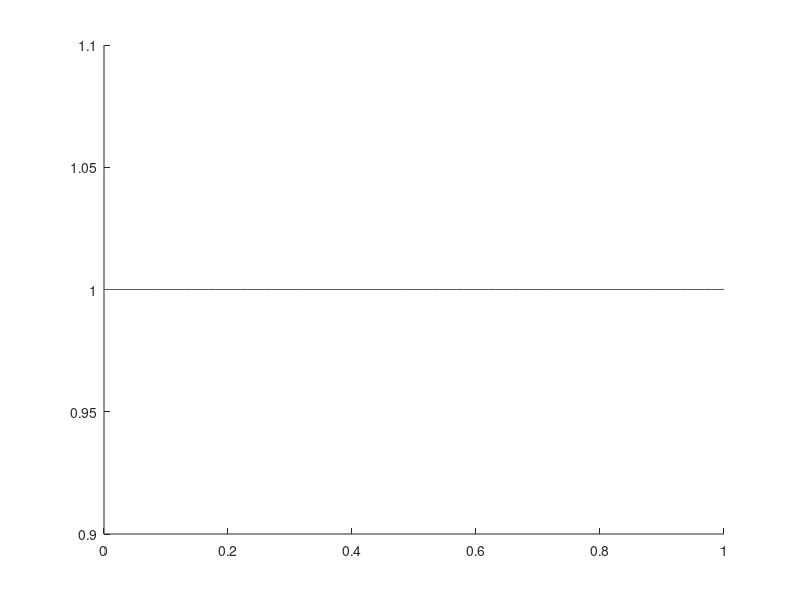

The MATLAB script that drew this image: (Note: this script raises an error after producing the figure.)
fa=6.042e9;
kb = 1.380649e-23;
Teff=20e-3;
h_p = 6.62607004e-34;
kappa=(6.7e6);
Delta=linspace(0,10e6,101);
fp=1.05;
mu_b=sqrt(fp^2-1);
dU=linspace(0,1,101);mu_b.*(Delta/kappa-mu_b).^2;
tau=20e-6;
Gamma=fa.*exp(-dU/coth((h_p*fa)/(kb*Teff)));
Psw=1-exp(-Gamma*tau);
ss=figure(135)
hold on
plot(dU,Psw)
%%
% fit_func0 = @(C,f)(1-exp(-tau.*C(1).*exp(-C(2).*f.^2/coth((h_p*fa)/(kb*Teff)))));
% 
%     opts = optimoptions('lsqcurvefit','Algorithm','trust-region-reflective');
%     opts.OptimalityTolerance=1e-10;
%     opts.MaxIterations=30000;
%     opts.FunctionTolerance=1e-10;
%     opts.StepTolerance=1e-10;
% %     ph=0;
%     x0 = [1e9;1e-9]; 
%     [CC,resnorm] = lsqcurvefit(fit_func0,x0,f,prob20mK.',[],[])
%     ss=figure(1235)
%     clf
%     plot(f,prob20mK);
%     hold on
%     plot(f,fit_func0(CC,f));
%% plotting Psw
clearvars Psw
Teff=[105e-3 240e-3 330e-3 410e-3 480e-3 550e-3 620e-3];%[125e-3 250e-3 320e-3 390e-3 460e-3 520e-3 580e-3];
C1=1;
C2=0.1e6;0.295e6;
C3=1.01;
Delta=linspace(0,10e6,1001);
k=2.55e7*1.38;
K=0.23e3*2*pi;
tmeas=20e-6;
% fig=[];
if ~isempty(fig)
close(fig)
end
% fig=figure
fig=openfig('C:\Users\KVANTTIadmin\Dropbox (Aalto)\SPDetectorJPA\PswFreqTemp\Psw_vs_freq_detuning_no20mK.fig','reuse');
for T_i=1:length(Teff)
    fp=sqrt(C3^2-1);
    PRE=1;fp.*sqrt((2*pi*Delta/k).^2-fp.^2);
%     Gamma=10*Delta*fp./(3*fa);%ZORIN
%     Teffa(T_i)=(1*h_p.*fa^2.*coth((h_p*fa)/(2*kb.*Teff(T_i))).*pi)./(4*50.*(4e-6.*cos(.375)).^2);%ZORIN
%     Psw(T_i,:)=1-exp(-tmeas*fa.*2./sqrt(2).*2*pi*2*Delta/fa.*fp.*exp(-Gamma./Teffa(T_i)));%ZORIN
Psw(T_i,:)=1-exp(-C1*tmeas*k.*PRE.*exp(-fp.*(2*pi*Delta/k-fp).^2./(2*coth((h_p*fa)/(2*kb.*Teff(T_i)))*(6*K/k))));%coth((h_p*fa)/(kb.*Teff(T_i)))(1+(h_p*fa).^-1/(kb.*Teff(T_i)).^-1))  (1+(kb.*Teff(T_i))./(h_p*fa))

hold on
plot(Delta+0e6,Psw(T_i,:),'--','Linewidth',4)

end
legend([num2str(Teff.') repmat(' K',length(Teff),1)]);
hold off
%% dU
figure (556)
clearvars dU
% for T_i=1:length(Teff)
dU(T_i,:)=fp.*(2*pi*Delta/k-fp).^2/4;%(1+(h_p*fa).^-1/(kb.*Teff(T_i)).^-1))  (1+(kb.*Teff(T_i))./(h_p*fa))
% hold on
plot(Delta+0.0e6,dU(T_i,:),'--')
% end
xlabel('Frequency detuning','interpreter','latex')
ylabel('barrier height, dU, in $\bar{n}$','interpreter','latex')
